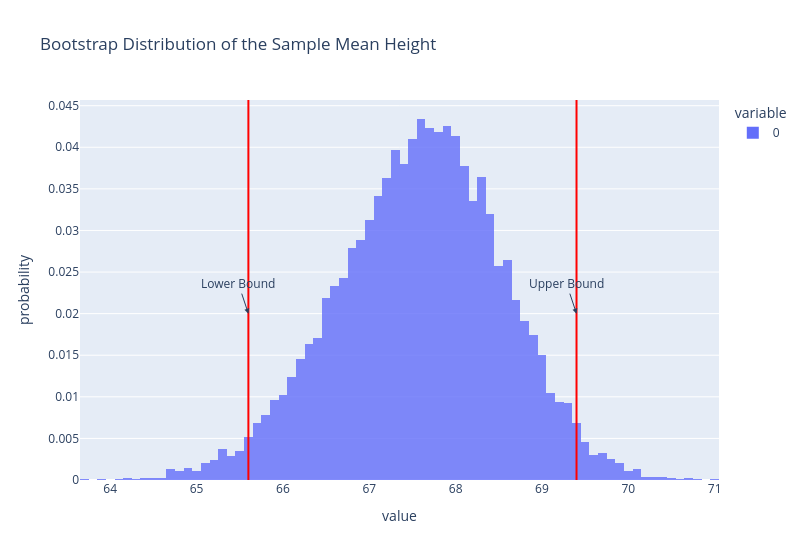

Notebook cell for this chart:
### Markdown cell above
It looks like the best guesses of most parallel universes fall between 65 inches and 70 inches.

### Bootstrap confidence intervals

Suppose a construction manager at Berkeley asked you to find the sample mean height of Berkeley undergraduates so that doors in a new building were not too high or too low.
It would be a good idea to **not only** provide your best guess of 67 inches, but also provide a sense of how **uncertain** you are about your best guess.

To do so, we can construct and report a bootstrap **confidence interval (CI)**.
For example, to construct a 95\% CI, we would grab the middle 95\% of the synthetic best guesses.
In other words, we would grab the 2.5th percentile and the 97.5th percentile:

### Code cell
# Grab the 2.5th and 97.5th percentiles of the synthetic sample means
ci_bounds = np.percentile(synth_estimates, [2.5, 97.5])

print("Lower bound of 95% CI: ", ci_bounds[0])

print("Upper bound of 95% CI: ", ci_bounds[1])

fig.add_vline(x=ci_bounds[0], line_color='red')
fig.add_vline(x=ci_bounds[1], line_color='red')
fig.add_annotation(x=ci_bounds[0], y=0.02, text="Lower Bound", showarrow=True, arrowhead=2)
fig.add_annotation(x=ci_bounds[1], y=0.02, text="Upper Bound", showarrow=True, arrowhead=2)
fig.show()

### Figure 1 — Plotly figure (JSON) as saved in the notebook; plotly's stock layout.template omitted (floating-point values rounded to 4 significant figures; data arrays with more than 128 entries replaced by an {"elided": "..."} marker saying what was removed)
{"data": [{"alignmentgroup": "True", "bingroup": "x", "histnorm": "probability", "hovertemplate": "variable=0<br>value=%{x}<br>probability=%{y}<extra></extra>", "legendgroup": "0", "marker": {"color": "#636efa", "opacity": 0.8, "pattern": {"shape": ""}}, "name": "0", "offsetgroup": "0", "orientation": "v", "showlegend": true, "type": "histogram", "x": {"elided": "10000 float values"}, "xaxis": "x", "yaxis": "y"}], "layout": {"annotations": [{"arrowhead": 2, "showarrow": true, "text": "Lower Bound", "x": 65.6, "y": 0.02}, {"arrowhead": 2, "showarrow": true, "text": "Upper Bound", "x": 69.4, "y": 0.02}], "barmode": "overlay", "legend": {"title": {"text": "variable"}, "tracegroupgap": 0}, "shapes": [{"line": {"color": "red"}, "type": "line", "x0": 65.6, "x1": 65.6, "xref": "x", "y0": 0, "y1": 1, "yref": "y domain"}, {"line": {"color": "red"}, "type": "line", "x0": 69.4, "x1": 69.4, "xref": "x", "y0": 0, "y1": 1, "yref": "y domain"}], "title": {"text": "Bootstrap Distribution of the Sample Mean Height"}, "width": 800, "xaxis": {"anchor": "y", "domain": [0, 1], "title": {"text": "value"}}, "yaxis": {"anchor": "x", "domain": [0, 1], "title": {"text": "probability"}}}}
